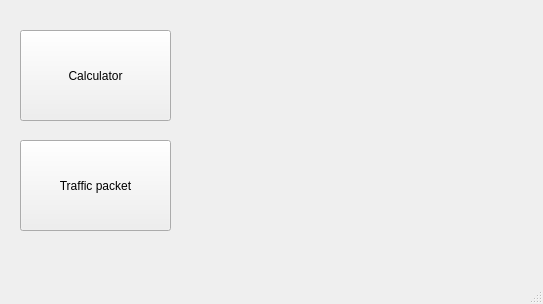
<?xml version="1.0" encoding="UTF-8"?>
<ui version="4.0">
 <class>Start</class>
 <widget class="QMainWindow" name="Start">
  <property name="geometry">
   <rect>
    <x>0</x>
    <y>0</y>
    <width>543</width>
    <height>304</height>
   </rect>
  </property>
  <property name="windowTitle">
   <string>MainWindow</string>
  </property>
  <widget class="QWidget" name="centralwidget">
   <widget class="QPushButton" name="calculator">
    <property name="geometry">
     <rect>
      <x>20</x>
      <y>30</y>
      <width>151</width>
      <height>91</height>
     </rect>
    </property>
    <property name="text">
     <string>Calculator</string>
    </property>
   </widget>
   <widget class="QPushButton" name="traffic">
    <property name="geometry">
     <rect>
      <x>20</x>
      <y>140</y>
      <width>151</width>
      <height>91</height>
     </rect>
    </property>
    <property name="text">
     <string>Traffic packet</string>
    </property>
   </widget>
  </widget>
  <widget class="QMenuBar" name="menubar">
   <property name="geometry">
    <rect>
     <x>0</x>
     <y>0</y>
     <width>543</width>
     <height>21</height>
    </rect>
   </property>
  </widget>
  <widget class="QStatusBar" name="statusbar"/>
 </widget>
 <resources/>
 <connections/>
</ui>
